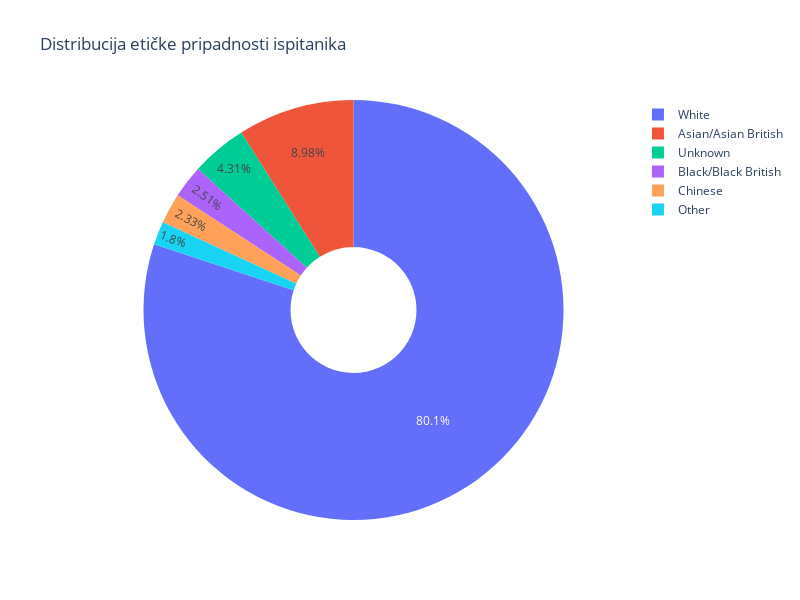

This figure's notebook cell:
### Code cell
fig2 = px.pie(metadata_df, names="ETHNIC_ID", title="Distribucija etičke pripadnosti ispitanika", hole=0.3)
fig2.update_layout(width=800, height=600)
fig2.show()

### Figure 1 — Plotly figure (JSON) as saved in the notebook; plotly's stock layout.template omitted (floating-point values rounded to 4 significant figures; data arrays with more than 128 entries replaced by an {"elided": "..."} marker saying what was removed)
{"data": [{"domain": {"x": [0, 1], "y": [0, 1]}, "hole": 0.3, "hovertemplate": "ETHNIC_ID=%{label}<extra></extra>", "labels": {"elided": "557 str values"}, "legendgroup": "", "name": "", "showlegend": true, "type": "pie"}], "layout": {"height": 600, "legend": {"tracegroupgap": 0}, "title": {"text": "Distribucija etičke pripadnosti ispitanika"}, "width": 800}}
